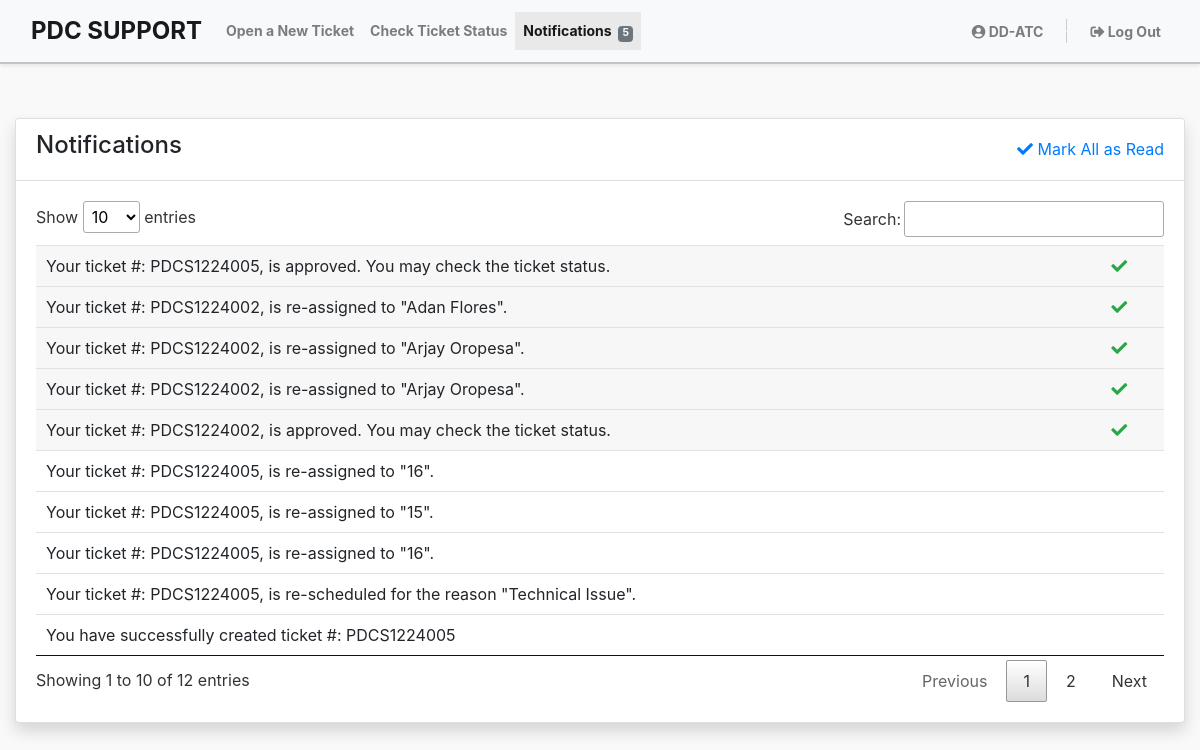
The app's page /pages/user/notification (signed in), older data.
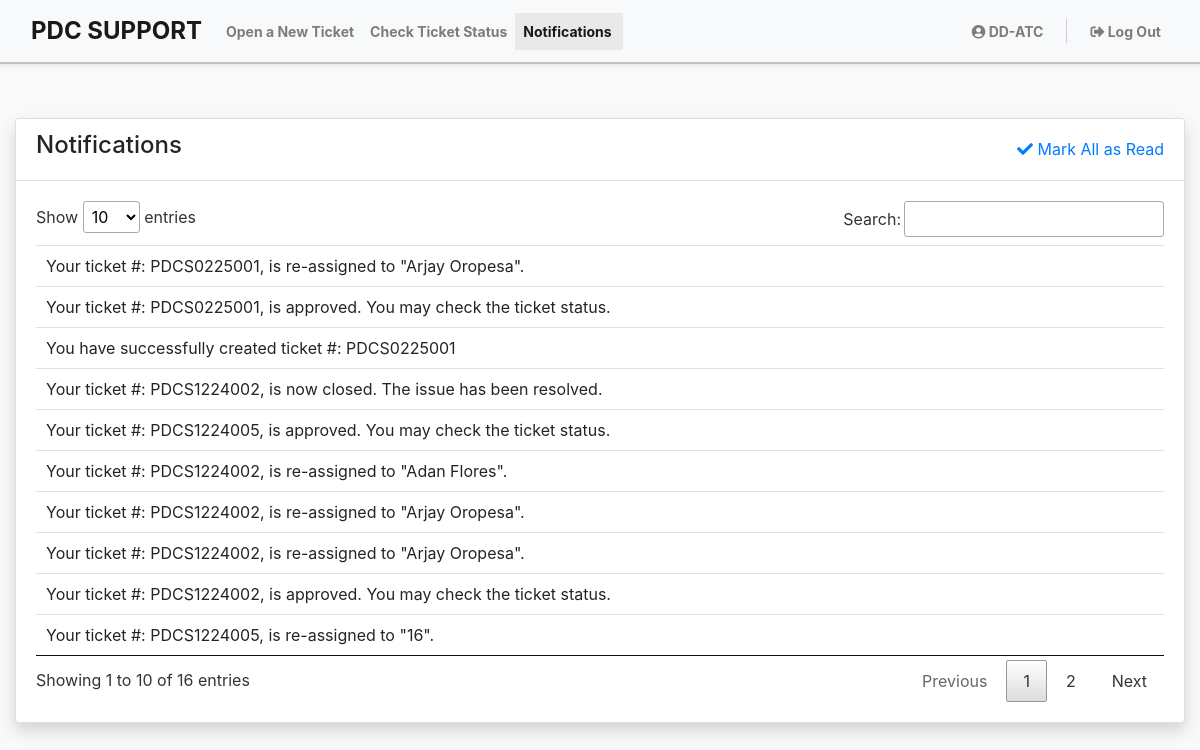
The same page, newer data.
### tables this page shows
CREATE TABLE `tbl_notif` (
  `id` int(100) NOT NULL,
  `notif_msg` varchar(5000) NOT NULL,
  `status` enum('0','1') NOT NULL DEFAULT '1',
  `user_id` int(100) NOT NULL,
  `post_date` datetime(6) NOT NULL DEFAULT current_timestamp(6)
);

### pages/user/user.notification.php (the view, shortened to what the changed rows need)
<?php
include('user.header.php');
$user_id = $_SESSION['id'];
$notif_qry = mysqli_query($conn, "SELECT * FROM `tbl_notif` WHERE user_id = $user_id ORDER BY post_date DESC");
?>
    <div class="container my-5">
        <div class="card shadow mb-4">
            <div class="card-header d-flex justify-content-between align-items-center" style="background-color:#fff;">
                <div>
                    <h4>Notifications</h4>
                </div>
                <div>
                    <a href="mark-all-read?id=<?php echo $user_id; ?>"><i class="fas fa-check"></i>&nbsp;Mark All as Read</a>
                </div>
            </div>
            <div class="card-body">
                <div clss="table-responsive">
                    <table class="table w-100" id="notif_tbl">
                        <thead>
                        </thead>
                        <tbody>
                            <?php
                                if (mysqli_num_rows($notif_qry) > 0) {
                                    mysqli_data_seek($notif_qry, 0);
                                    while($notif_row=mysqli_fetch_array($notif_qry)){
                                        if ($notif_row['status']=='1') {
                            ?>
                            <tr style="background-color: rgba(0, 0, 0, .03);">
                                <td><?php echo $notif_row['notif_msg']; ?></td>
                                <td><a href="mark-read?id=<?php echo $notif_row['id']; ?>" class="text-success" title="read"><i class="fas fa-check"></i></a></td>
                            </tr>
                            <?php } else{ ?>
                                <tr>
                                    <td><?php echo $notif_row['notif_msg']; ?></td>
                                    <td></td>
                                </tr>
                            <?php
                                        }
                                    }
                                } else {
                                    echo "<tr><td colspan='2'><i>No notifications yet.</i></td></tr>";
                                }
                            ?>
                        </tbody>
                    </table>
                </div>
            </div>
        </div>
    </div>
<?php include('user.footer.php'); ?>

### pages/user/user.header.php (shortened to what the changed rows need)
<?php
include('../includes/connection.php');
$notifcnt_qry = $conn->query("SELECT COUNT(*) AS unread_count FROM tbl_notif WHERE user_id = $_SESSION[id] AND status = '1'");
$unread_count = 0;
if ($notifcnt_qry) {
    $notifcnt_row = $notifcnt_qry->fetch_assoc();
    $unread_count = $notifcnt_row['unread_count'];
}
?>
<!DOCTYPE html>
<html lang="en">
    <head>
        <link href="../../assets/vendor/bootstrap/css/bootstrap.min.css" rel="stylesheet">
        <link href="../../assets/vendor/bootstrap-icons/bootstrap-icons.css" rel="stylesheet">
        <link href="../../assets/vendor/fontawesome/css/all.min.css" rel="stylesheet">
        <link href="../../assets/vendor/swiper/swiper-bundle.min.css" rel="stylesheet">
        <link href="../../assets/vendor/datatables/jquery.dataTables.min.css" rel="stylesheet">
        <link href="../../assets/css/user.style.css" rel="stylesheet">
    </head>
    <body id="page-top">
        <nav class="navbar navbar-expand-lg navbar-light bg-light shadow-sm fixed-top">
            <div class="container">
                <a class="navbar-brand" href="dashboard">PDC SUPPORT</a>
                <div class="collapse navbar-collapse" id="navbarNav">
                    <ul class="navbar-nav mr-auto">
                        <li class="nav-item">
                            <a class="nav-link <?php echo ($page == 'user/open-ticket') ? 'active' : ''; ?>" href="open-ticket">Open a New Ticket</a>
                        </li>
                        <li class="nav-item">
                            <a class="nav-link <?php echo in_array($page, ['user/track-ticket', 'user/my-ticket', 'user/ticket-history']) ? 'active' : ''; ?>" href="track-ticket">Check Ticket Status</a>
                        </li>
                        <li class="nav-item">
                            <a class="nav-link <?php echo ($page == 'user/notification') ? 'active' : ''; ?>" aria-current="page" href="notification">Notifications&nbsp;
                                <?php if ($unread_count > 0) { ?>
                                    <span class="badge bg-secondary text-light">
                                        <?php echo ($unread_count > 99) ? '99+' : $unread_count; ?>
                                    </span>
                                <?php } ?>
                            </a>
                        </li>
                    </ul>
                    <ul class="navbar-nav">
                        <li class="nav-item">
                            <a class="nav-link" href="#"><i class="fas fa-user-circle"></i>&nbsp;<?php echo $_SESSION['name']; ?></a>
                        </li>
                        <li class="nav-item">
                            <a class="nav-link" href="logout"><i class="fas fa-sign-out-alt"></i>&nbsp;Log Out</a>
                        </li>
                    </ul>
                </div>
            </div>
        </nav>

Row changes from the older to the newer data that the page shows:
no longer on this page (row unchanged): tbl_notif: notif_msg "Your ticket #: PDCS1224005, is re-assigned to \"15\"."
no longer on this page (row unchanged): tbl_notif: notif_msg "Your ticket #: PDCS1224005, is re-assigned to \"16\"."
no longer on this page (row unchanged): tbl_notif: notif_msg "Your ticket #: PDCS1224005, is re-scheduled for the reason \"Technical Issue\"."
no longer on this page (row unchanged): tbl_notif: notif_msg "You have successfully created ticket #: PDCS1224005"
added tbl_notif: notif_msg "Your ticket #: PDCS0225001, is re-assigned to \"Arjay Oropesa\"."
added tbl_notif: notif_msg "Your ticket #: PDCS0225001, is approved. You may check the ticket status."
added tbl_notif: notif_msg "You have successfully created ticket #: PDCS0225001"
added tbl_notif: notif_msg "Your ticket #: PDCS1224002, is now closed. The issue has been resolved."
changed tbl_notif "Your ticket #: PDCS1224005, is approved. You may check the ticket status.": status "1" → "0" (drawn)
changed tbl_notif "Your ticket #: PDCS1224002, is re-assigned to \"Adan Flores\".": status "1" → "0" (drawn)
changed tbl_notif (number 7 of 10 on the later page): status "1" → "0" (drawn)
changed tbl_notif (number 8 of 10 on the later page): status "1" → "0" (drawn)
changed tbl_notif "Your ticket #: PDCS1224002, is approved. You may check the ticket status.": status "1" → "0" (drawn)
Text that changed along with them:
text written by a page script: "Show entries Search: Showing 1 to 10 of 12 entries Previous 1 2 Next" → "Show entries Search: Showing 1 to 10 of 16 entries Previous 1 2 Next"
$unread_count: "5" → (not shown)
